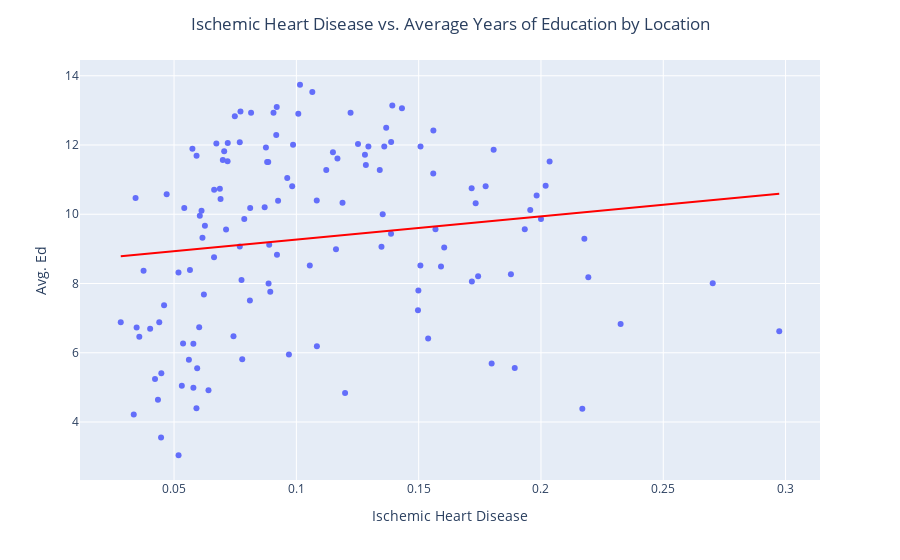

Notebook code for this chart:
### Code cell
# Assuming 'data' is your DataFrame
fig_3 = px.scatter(data, y='Avg. Ed', x='Ischemic Heart Disease', hover_name='Location', trendline_color_override='red', trendline='ols')

# Update layout to add title
fig_3.update_layout(title={'text':'Ischemic Heart Disease vs. Average Years of Education by Location', 'x': 0.5, 'xanchor': 'center'})

# Show the plot
fig_3.show()
